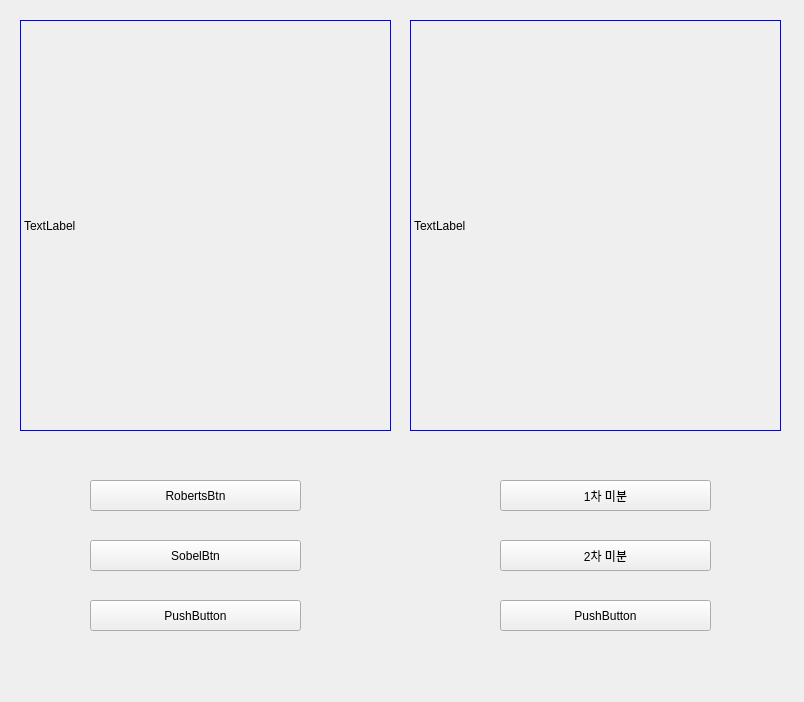
<?xml version="1.0" encoding="UTF-8"?>
<ui version="4.0">
 <class>Form</class>
 <widget class="QWidget" name="Form">
  <property name="geometry">
   <rect>
    <x>0</x>
    <y>0</y>
    <width>804</width>
    <height>702</height>
   </rect>
  </property>
  <property name="windowTitle">
   <string>Form</string>
  </property>
  <widget class="QLabel" name="video_01">
   <property name="geometry">
    <rect>
     <x>20</x>
     <y>20</y>
     <width>371</width>
     <height>411</height>
    </rect>
   </property>
   <property name="styleSheet">
    <string notr="true">border:1px solid blue</string>
   </property>
   <property name="text">
    <string>TextLabel</string>
   </property>
  </widget>
  <widget class="QPushButton" name="pushButton_RBT">
   <property name="geometry">
    <rect>
     <x>90</x>
     <y>480</y>
     <width>211</width>
     <height>31</height>
    </rect>
   </property>
   <property name="text">
    <string>RobertsBtn</string>
   </property>
  </widget>
  <widget class="QPushButton" name="pushButton_SB">
   <property name="geometry">
    <rect>
     <x>90</x>
     <y>540</y>
     <width>211</width>
     <height>31</height>
    </rect>
   </property>
   <property name="text">
    <string>SobelBtn</string>
   </property>
  </widget>
  <widget class="QPushButton" name="pushButton_3">
   <property name="geometry">
    <rect>
     <x>90</x>
     <y>600</y>
     <width>211</width>
     <height>31</height>
    </rect>
   </property>
   <property name="text">
    <string>PushButton</string>
   </property>
  </widget>
  <widget class="QLabel" name="video_02">
   <property name="geometry">
    <rect>
     <x>410</x>
     <y>20</y>
     <width>371</width>
     <height>411</height>
    </rect>
   </property>
   <property name="styleSheet">
    <string notr="true">border:1px solid blue</string>
   </property>
   <property name="text">
    <string>TextLabel</string>
   </property>
  </widget>
  <widget class="QPushButton" name="pushButton_ch1MB">
   <property name="geometry">
    <rect>
     <x>500</x>
     <y>480</y>
     <width>211</width>
     <height>31</height>
    </rect>
   </property>
   <property name="text">
    <string>1차 미분</string>
   </property>
  </widget>
  <widget class="QPushButton" name="pushButton_ch2MB">
   <property name="geometry">
    <rect>
     <x>500</x>
     <y>540</y>
     <width>211</width>
     <height>31</height>
    </rect>
   </property>
   <property name="text">
    <string>2차 미분</string>
   </property>
  </widget>
  <widget class="QPushButton" name="pushButton_6">
   <property name="geometry">
    <rect>
     <x>500</x>
     <y>600</y>
     <width>211</width>
     <height>31</height>
    </rect>
   </property>
   <property name="text">
    <string>PushButton</string>
   </property>
  </widget>
 </widget>
 <resources/>
 <connections>
  <connection>
   <sender>pushButton_RBT</sender>
   <signal>clicked()</signal>
   <receiver>Form</receiver>
   <slot>RobertsBtn()</slot>
   <hints>
    <hint type="sourcelabel">
     <x>295</x>
     <y>488</y>
    </hint>
    <hint type="destinationlabel">
     <x>330</x>
     <y>473</y>
    </hint>
   </hints>
  </connection>
  <connection>
   <sender>pushButton_SB</sender>
   <signal>clicked()</signal>
   <receiver>Form</receiver>
   <slot>SobelBtn()</slot>
   <hints>
    <hint type="sourcelabel">
     <x>293</x>
     <y>553</y>
    </hint>
    <hint type="destinationlabel">
     <x>329</x>
     <y>536</y>
    </hint>
   </hints>
  </connection>
  <connection>
   <sender>pushButton_ch1MB</sender>
   <signal>clicked()</signal>
   <receiver>Form</receiver>
   <slot>ch01MB()</slot>
   <hints>
    <hint type="sourcelabel">
     <x>507</x>
     <y>485</y>
    </hint>
    <hint type="destinationlabel">
     <x>477</x>
     <y>474</y>
    </hint>
   </hints>
  </connection>
  <connection>
   <sender>pushButton_ch2MB</sender>
   <signal>clicked()</signal>
   <receiver>Form</receiver>
   <slot>ch02MB()</slot>
   <hints>
    <hint type="sourcelabel">
     <x>509</x>
     <y>548</y>
    </hint>
    <hint type="destinationlabel">
     <x>479</x>
     <y>538</y>
    </hint>
   </hints>
  </connection>
 </connections>
 <slots>
  <slot>RobertsBtn()</slot>
  <slot>SobelBtn()</slot>
  <slot>ch01MB()</slot>
  <slot>ch02MB()</slot>
 </slots>
</ui>
